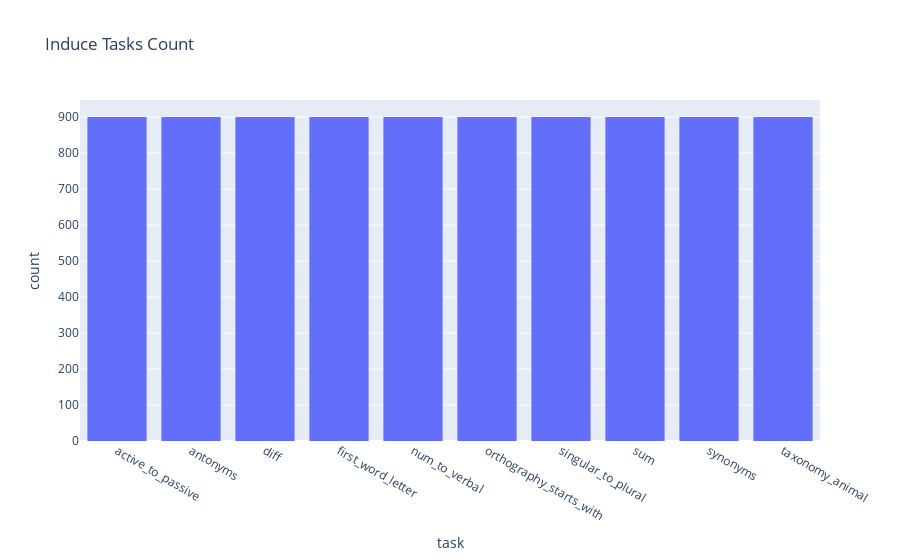

The notebook cell this image was saved under:
### Code cell
#undersampling the examples
sampled_df = get_random_sample_per_category(selected_tasks, 900)
fig = px.histogram(sampled_df, x="task", title="Induce Tasks Count")
fig.show()

### Figure 1 — Plotly figure (JSON) as saved in the notebook; plotly's stock layout.template omitted (floating-point values rounded to 4 significant figures; data arrays with more than 128 entries replaced by an {"elided": "..."} marker saying what was removed)
{"data": [{"alignmentgroup": "True", "bingroup": "x", "hovertemplate": "task=%{x}<br>count=%{y}<extra></extra>", "legendgroup": "", "marker": {"color": "#636efa", "pattern": {"shape": ""}}, "name": "", "offsetgroup": "", "orientation": "v", "showlegend": false, "type": "histogram", "x": {"elided": "9000 str values"}, "xaxis": "x", "yaxis": "y"}], "layout": {"barmode": "relative", "legend": {"tracegroupgap": 0}, "title": {"text": "Induce Tasks Count"}, "xaxis": {"anchor": "y", "domain": [0, 1], "title": {"text": "task"}}, "yaxis": {"anchor": "x", "domain": [0, 1], "title": {"text": "count"}}}}
